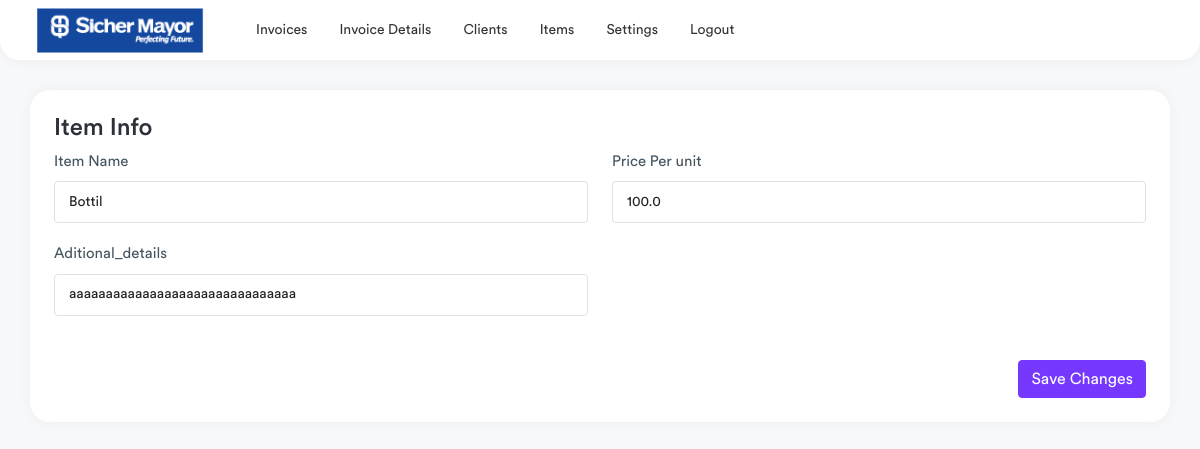
The app's page /edit-items/1 (signed in) with its own data.
### invoice/models.py (models this page shows, shortened)
class Items(models.Model):
    description = models.CharField(max_length=50,null=True)
    rate = models.FloatField(default=0,null=True)
    aditional_details = models.CharField(max_length=500,null=True)
    is_taxable = models.BooleanField(default=True)
    is_active = models.BooleanField(default=True)
    class Meta:
        verbose_name_plural = ("Items")

### invoice/views.py (the view)
# urls.py: path('edit-items/<int:id>',views.edit_items, name="edit_items"),
@login_required(login_url="/login-page/")
def edit_items(request,id):
    item = Items.objects.get(id=id)
    if request.method == "POST":
        name = request.POST['name']
        price = request.POST['price']
        aditional_details = request.POST['aditional_details']
        Items.objects.filter(id=id).update(description=name,rate=price,aditional_details=aditional_details)
        return redirect("invoice:items")
    context = {
        "item" : item,
    }
    return render(request,'edit-items.html',context)

### templates/edit-items.html (shortened to what this page needs)
{% extends 'base.html' %}
{% load static %}
{% block content %}
<div class="page-wrapper">
    <div class="content container-fluid">
        <div class="row">
            <div class="col-md-12">
                <div class="card">
                    <div class="card-body">
                        <h4 class="card-title">Item Info</h4>
                        <form method="POST" >
                            <div class="row">
                                <div class="col-md-6">
                                    <div class="form-group">
                                        <label>Item Name</label>
                                        <input type="text" class="form-control" value="{{item.description}}" name="name">
                                    </div>
                                    <div class="form-group">
                                        <div class="form-group">
                                            <label>Aditional_details   </label>
                                            <input class="form-control" value="{{item.aditional_details}}" name="aditional_details">
                                        </div>
                                    </div>
                                </div>
                                <div class="col-md-6">
                                    <div class="form-group">
                                        <label>Price Per unit</label>
                                        <input type="number" class="form-control" value="{{item.rate}}" name="price" >
                                    </div>
                                </div>
                                <div class="text-end mt-4">
                                    <button type="submit" class="btn btn-primary">Save Changes</button>
                                </div>
                            </div>
                        </form>
                    </div>
                </div>
            </div>
        </div>
    </div>
</div>
{% endblock %}

### records on screen
Items: name "Bottil", aditional_details "aaaaaaaaaaaaaaaaaaaaaaaaaaaaaaa", price "100.0"
